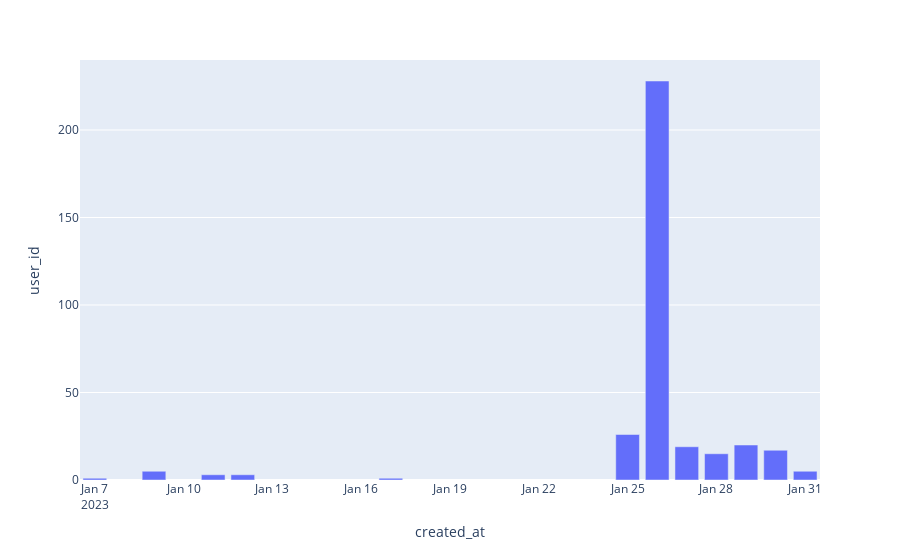

Notebook code cell kept with this figure:
### Code cell
# Plot the number of new users per day (bar plot)
users["created_at"] = pd.to_datetime(users["created_at"])
users["created_at"] = users["created_at"].dt.date
users_per_day = users.groupby("created_at").count()
fig = px.bar(users_per_day, x=users_per_day.index, y="user_id")
fig.show()

### Figure 1 — Plotly figure (JSON) as saved in the notebook; plotly's stock layout.template omitted (floating-point values rounded to 4 significant figures)
{"data": [{"alignmentgroup": "True", "hovertemplate": "created_at=%{x}<br>user_id=%{y}<extra></extra>", "legendgroup": "", "marker": {"color": "#636efa", "pattern": {"shape": ""}}, "name": "", "offsetgroup": "", "orientation": "v", "showlegend": false, "textposition": "auto", "type": "bar", "x": ["2023-01-07", "2023-01-09", "2023-01-11", "2023-01-12", "2023-01-17", "2023-01-25", "2023-01-26", "2023-01-27", "2023-01-28", "2023-01-29", "2023-01-30", "2023-01-31"], "xaxis": "x", "y": [1, 5, 3, 3, 1, 26, 228, 19, 15, 20, 17, 5], "yaxis": "y"}], "layout": {"barmode": "relative", "legend": {"tracegroupgap": 0}, "margin": {"t": 60}, "xaxis": {"anchor": "y", "domain": [0, 1], "title": {"text": "created_at"}}, "yaxis": {"anchor": "x", "domain": [0, 1], "title": {"text": "user_id"}}}}
